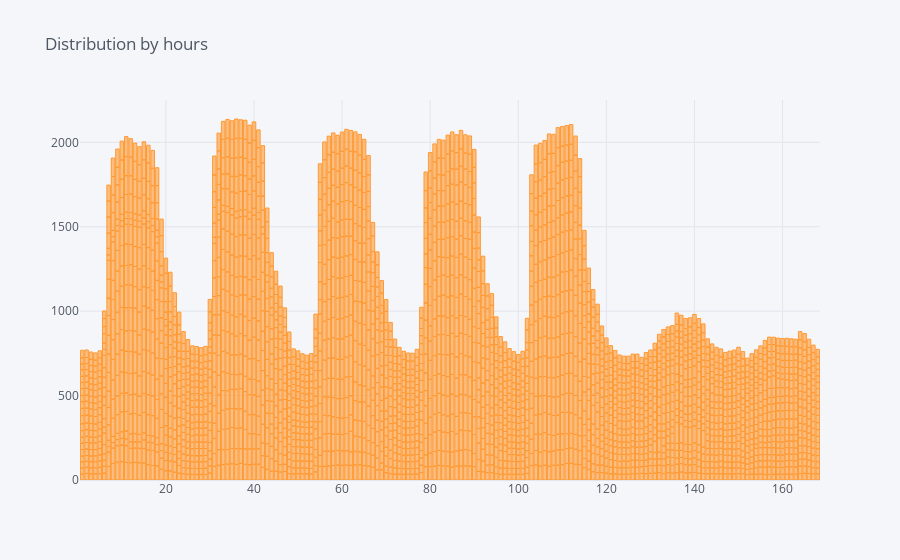

Notebook code for this chart:
### Code cell
df.iplot(kind='bar', x='hour_of_the_week',y='Mean_Load',title= 'Distribution by hours')

### Figure 1 — Plotly figure (JSON) as saved in the notebook; plotly's stock layout.template omitted (floating-point values rounded to 4 significant figures; data arrays with more than 128 entries replaced by an {"elided": "..."} marker saying what was removed)
{"data": [{"marker": {"color": "rgba(255, 153, 51, 0.6)", "line": {"color": "rgba(255, 153, 51, 1.0)", "width": 1}}, "name": "Mean_Load", "orientation": "v", "text": "", "type": "bar", "x": {"elided": "3276 int values"}, "y": {"elided": "3276 float values"}}], "layout": {"legend": {"bgcolor": "#F5F6F9", "font": {"color": "#4D5663"}}, "paper_bgcolor": "#F5F6F9", "plot_bgcolor": "#F5F6F9", "title": {"font": {"color": "#4D5663"}, "text": "Distribution by hours"}, "xaxis": {"gridcolor": "#E1E5ED", "showgrid": true, "tickfont": {"color": "#4D5663"}, "title": {"font": {"color": "#4D5663"}, "text": ""}, "zerolinecolor": "#E1E5ED"}, "yaxis": {"gridcolor": "#E1E5ED", "showgrid": true, "tickfont": {"color": "#4D5663"}, "title": {"font": {"color": "#4D5663"}, "text": ""}, "zerolinecolor": "#E1E5ED"}}}
